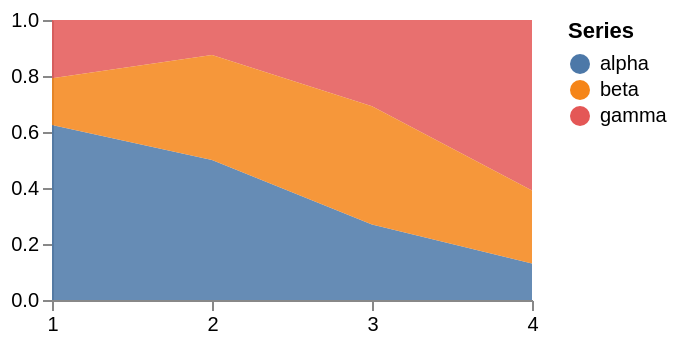

Source (Vega-Lite JSON):
### Vega specification from a JSON file in a GitHub repository (floating-point values rounded to 4 significant figures)
{"$schema": "https://vega.github.io/schema/vega/v6.json", "description": "A normalized stacked area: every column stacked to 1, the series faceted out of the stacked rows and sorted into a fixed order.", "width": 240, "height": 140, "padding": 5, "data": [{"name": "raw", "values": [{"t": 1, "c": "gamma", "v": 5}, {"t": 1, "c": "alpha", "v": 15}, {"t": 1, "c": "beta", "v": 4}, {"t": 2, "c": "alpha", "v": 12}, {"t": 2, "c": "beta", "v": 9}, {"t": 2, "c": "gamma", "v": 3}, {"t": 3, "c": "beta", "v": 11}, {"t": 3, "c": "gamma", "v": 8}, {"t": 3, "c": "alpha", "v": 7}, {"t": 4, "c": "alpha", "v": 3}, {"t": 4, "c": "gamma", "v": 14}, {"t": 4, "c": "beta", "v": 6}], "transform": [{"type": "stack", "groupby": ["t"], "field": "v", "sort": {"field": "c"}, "offset": "normalize"}]}], "scales": [{"name": "x", "type": "linear", "domain": {"data": "raw", "field": "t"}, "range": "width", "zero": false, "nice": false}, {"name": "y", "type": "linear", "domain": [0, 1], "range": "height"}, {"name": "colour", "type": "ordinal", "domain": {"data": "raw", "field": "c", "sort": true}, "range": {"scheme": "tableau10"}}], "axes": [{"orient": "bottom", "scale": "x", "tickCount": 4}, {"orient": "left", "scale": "y", "tickCount": 5}], "legends": [{"fill": "colour", "title": "Series"}], "marks": [{"type": "group", "from": {"facet": {"name": "series", "data": "raw", "groupby": "c"}}, "marks": [{"type": "area", "from": {"data": "series"}, "encode": {"enter": {"x": {"scale": "x", "field": "t"}, "y": {"scale": "y", "field": "y0"}, "y2": {"scale": "y", "field": "y1"}, "fill": {"scale": "colour", "field": "c"}, "fillOpacity": {"value": 0.85}}}}]}]}
